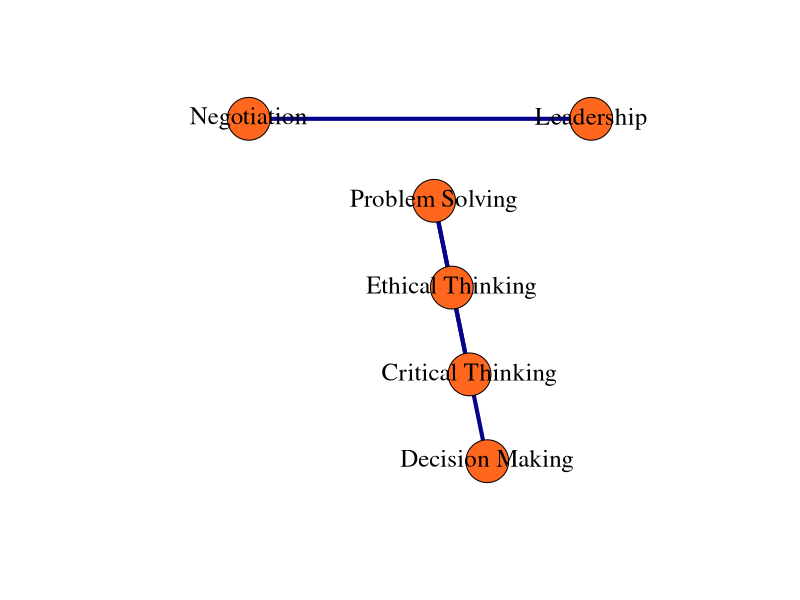
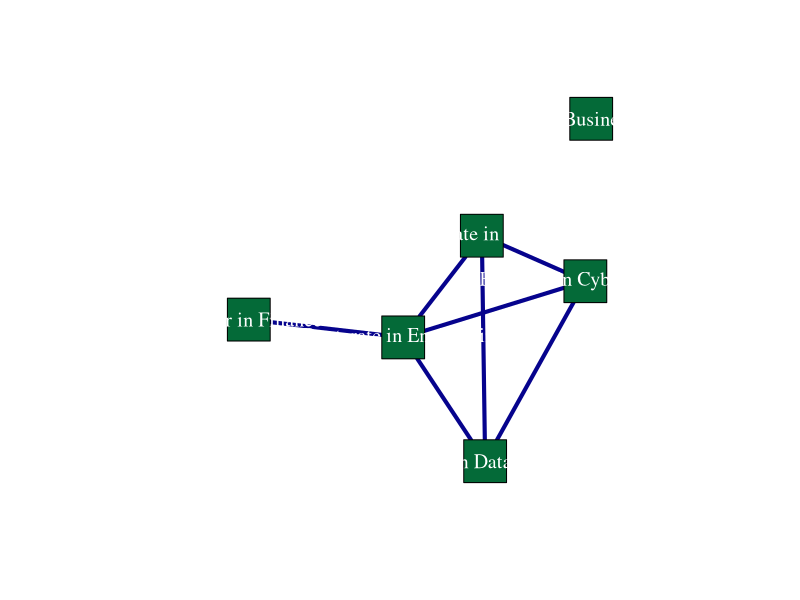

Recreate these plots in R, in order.
library(readr)
Data_Figure2 <- read_csv("HypotheticalData.csv")

library(igraph)
# Figure Panel A
Network <- Data_Figure2

bn2 <- graph.data.frame(Network,directed=FALSE)
bipartite.mapping(bn2)
V(bn2)$type <- bipartite_mapping(bn2)$type
V(bn2)$color <- ifelse(V(bn2)$type, "green", "red")
V(bn2)$shape <- ifelse(V(bn2)$type, "square", "circle")
V(bn2)$label.cex <- ifelse(V(bn2)$type, 0.5, 1)
V(bn2)$size <- sqrt(igraph::degree(bn2))
E(bn2)$color <- "lightgrey"

bn2.pr <- bipartite.projection(bn2)
Programs <- bn2.pr$proj2
Skills <- bn2.pr$proj1
class(Skills)
#matw1 <- as.matrix(get.adjacency(Skills))

# Plot the network with node colors based on centrality
set.seed(123456)
plot(Skills, vertex.label.color = "black", 
     vertex.label.cex = 1.5, 
     vertex.color = "#FF671F", 
     vertex.size = 25, 
     edge.width = 4, 
     edge.color = "#06038D", 
     layout = layout_components, main = "")

set.seed(012345)
plot(Programs, vertex.label.color = "white", 
     vertex.label.cex = 1.2, 
     vertex.color = "#046A38", 
     vertex.size = 25, 
     edge.width = 4, 
     edge.color = "#06038D", 
     layout = layout_components, 
     main = "")
